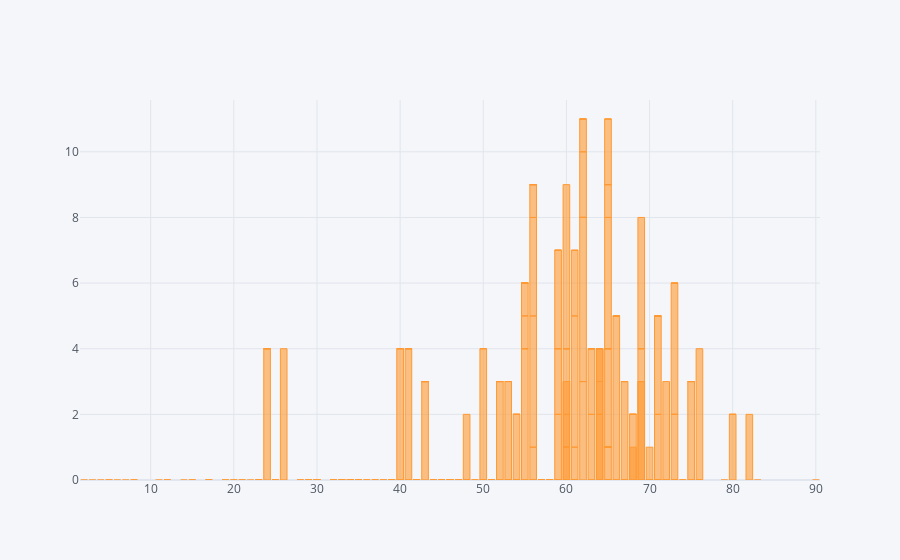

Notebook code for this chart:
### Code cell
data1.iplot(kind='bar',x='age',y='su')

### Figure 1 — Plotly figure (JSON) as saved in the notebook; plotly's stock layout.template omitted (floating-point values rounded to 4 significant figures; data arrays with more than 128 entries replaced by an {"elided": "..."} marker saying what was removed)
{"data": [{"marker": {"color": "rgba(255, 153, 51, 0.6)", "line": {"color": "rgba(255, 153, 51, 1.0)", "width": 1}}, "name": "su", "orientation": "v", "text": "", "type": "bar", "x": {"elided": "400 int values"}, "y": {"elided": "400 mixed values"}}], "layout": {"legend": {"bgcolor": "#F5F6F9", "font": {"color": "#4D5663"}}, "paper_bgcolor": "#F5F6F9", "plot_bgcolor": "#F5F6F9", "title": {"font": {"color": "#4D5663"}}, "xaxis": {"gridcolor": "#E1E5ED", "showgrid": true, "tickfont": {"color": "#4D5663"}, "title": {"font": {"color": "#4D5663"}, "text": ""}, "zerolinecolor": "#E1E5ED"}, "yaxis": {"gridcolor": "#E1E5ED", "showgrid": true, "tickfont": {"color": "#4D5663"}, "title": {"font": {"color": "#4D5663"}, "text": ""}, "zerolinecolor": "#E1E5ED"}}}
